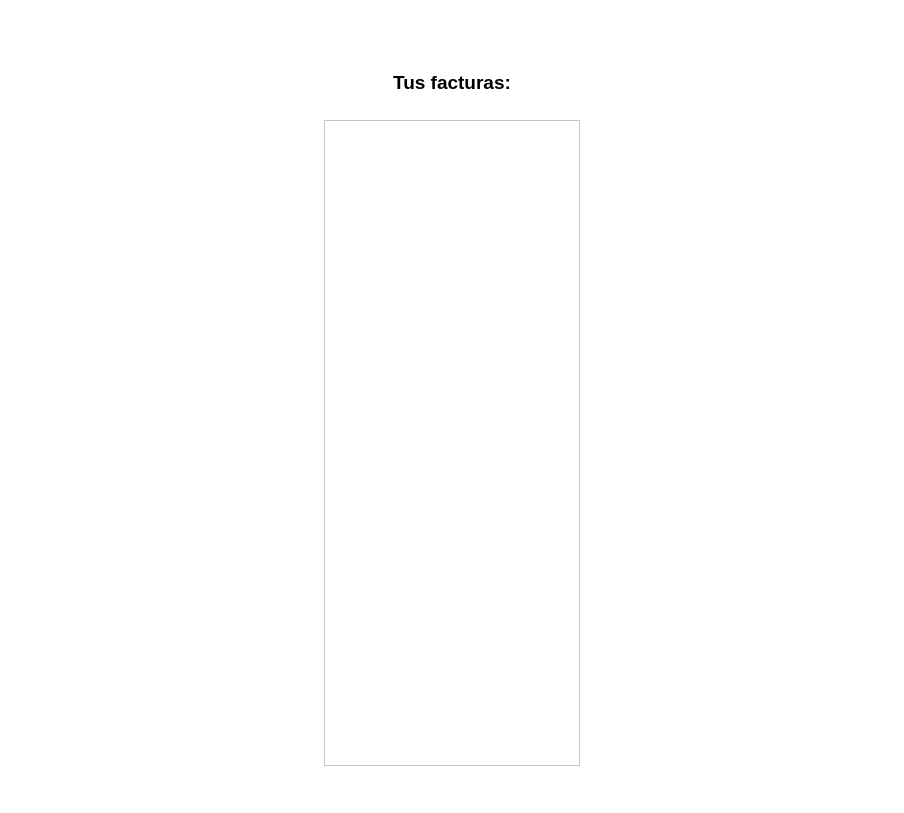
<?xml version="1.0" encoding="UTF-8"?>
<ui version="4.0">
 <class>MainWindow</class>
 <widget class="QMainWindow" name="MainWindow">
  <property name="geometry">
   <rect>
    <x>0</x>
    <y>0</y>
    <width>904</width>
    <height>813</height>
   </rect>
  </property>
  <property name="font">
   <font>
    <family>Arial</family>
    <italic>false</italic>
    <stylestrategy>PreferAntialias</stylestrategy>
   </font>
  </property>
  <property name="cursor">
   <cursorShape>ArrowCursor</cursorShape>
  </property>
  <property name="mouseTracking">
   <bool>false</bool>
  </property>
  <property name="windowTitle">
   <string>MainWindow</string>
  </property>
  <property name="autoFillBackground">
   <bool>false</bool>
  </property>
  <property name="styleSheet">
   <string notr="true">/* Pone el fondo de la ventana en blanco */
QMainWindow {
    background-color: #FFFFFF;
}

QWidget {
    background-color: white;
}


/* Estilo para las cajas de texto (DNI y Contraseña) */
QLineEdit {
    border: 2px solid #2980B9; /* Borde azul KiVet */
    border-radius: 5px;
    padding: 5px;
}</string>
  </property>
  <widget class="QWidget" name="centralwidget">
   <property name="styleSheet">
    <string notr="true"/>
   </property>
   <layout class="QHBoxLayout" name="horizontalLayout">
    <item>
     <spacer name="verticalSpacer_13">
      <property name="orientation">
       <enum>Qt::Vertical</enum>
      </property>
      <property name="sizeHint" stdset="0">
       <size>
        <width>20</width>
        <height>40</height>
       </size>
      </property>
     </spacer>
    </item>
    <item>
     <spacer name="verticalSpacer_17">
      <property name="orientation">
       <enum>Qt::Vertical</enum>
      </property>
      <property name="sizeHint" stdset="0">
       <size>
        <width>20</width>
        <height>40</height>
       </size>
      </property>
     </spacer>
    </item>
    <item>
     <spacer name="verticalSpacer_21">
      <property name="orientation">
       <enum>Qt::Vertical</enum>
      </property>
      <property name="sizeHint" stdset="0">
       <size>
        <width>20</width>
        <height>40</height>
       </size>
      </property>
     </spacer>
    </item>
    <item>
     <spacer name="horizontalSpacer_3">
      <property name="orientation">
       <enum>Qt::Horizontal</enum>
      </property>
      <property name="sizeHint" stdset="0">
       <size>
        <width>40</width>
        <height>20</height>
       </size>
      </property>
     </spacer>
    </item>
    <item>
     <widget class="QWidget" name="widget_5" native="true">
      <property name="styleSheet">
       <string notr="true"/>
      </property>
      <layout class="QVBoxLayout" name="verticalLayout_5">
       <item>
        <widget class="QWidget" name="widget_6" native="true">
         <property name="font">
          <font>
           <kerning>true</kerning>
          </font>
         </property>
         <property name="cursor">
          <cursorShape>ArrowCursor</cursorShape>
         </property>
         <property name="focusPolicy">
          <enum>Qt::NoFocus</enum>
         </property>
         <layout class="QHBoxLayout" name="horizontalLayout_2">
          <item>
           <widget class="QLabel" name="label_5">
            <property name="text">
             <string/>
            </property>
           </widget>
          </item>
          <item>
           <widget class="QLabel" name="label_6">
            <property name="text">
             <string/>
            </property>
           </widget>
          </item>
          <item>
           <spacer name="horizontalSpacer">
            <property name="orientation">
             <enum>Qt::Horizontal</enum>
            </property>
            <property name="sizeHint" stdset="0">
             <size>
              <width>40</width>
              <height>20</height>
             </size>
            </property>
           </spacer>
          </item>
          <item>
           <widget class="QLabel" name="label_8">
            <property name="text">
             <string/>
            </property>
           </widget>
          </item>
          <item>
           <widget class="QLabel" name="label_3">
            <property name="maximumSize">
             <size>
              <width>800</width>
              <height>1000</height>
             </size>
            </property>
            <property name="font">
             <font>
              <weight>50</weight>
              <bold>false</bold>
             </font>
            </property>
            <property name="layoutDirection">
             <enum>Qt::LeftToRight</enum>
            </property>
            <property name="text">
             <string/>
            </property>
            <property name="pixmap">
             <pixmap resource="../imagenes/recursos.qrc">:/imagenes/logoKiVet.jpg</pixmap>
            </property>
            <property name="scaledContents">
             <bool>true</bool>
            </property>
            <property name="alignment">
             <set>Qt::AlignCenter</set>
            </property>
            <property name="wordWrap">
             <bool>false</bool>
            </property>
            <property name="indent">
             <number>-1</number>
            </property>
            <property name="openExternalLinks">
             <bool>false</bool>
            </property>
           </widget>
          </item>
          <item>
           <spacer name="horizontalSpacer_2">
            <property name="orientation">
             <enum>Qt::Horizontal</enum>
            </property>
            <property name="sizeHint" stdset="0">
             <size>
              <width>40</width>
              <height>20</height>
             </size>
            </property>
           </spacer>
          </item>
          <item>
           <widget class="QLabel" name="label_9">
            <property name="text">
             <string/>
            </property>
           </widget>
          </item>
          <item>
           <widget class="QLabel" name="label_7">
            <property name="text">
             <string/>
            </property>
           </widget>
          </item>
          <item>
           <widget class="QLabel" name="label_4">
            <property name="text">
             <string/>
            </property>
           </widget>
          </item>
         </layout>
        </widget>
       </item>
       <item>
        <widget class="QWidget" name="widget_7" native="true">
         <property name="styleSheet">
          <string notr="true">/* Le da el color naranja corporativo al botón principal */
QPushButton#btnVerInformes {
    background-color: #FF8C00;
    color: white;
    border-radius: 8px; /* Redondea los bordes */
    padding: 10px;
    font-weight: bold;
    font-size: 14px;
}

/* Efecto para cuando el usuario pase el dedo/ratón por encima */
QPushButton#btnVerInformes:hover {
    background-color: #E67E22;
}</string>
         </property>
         <layout class="QVBoxLayout" name="verticalLayout_2">
          <item>
           <widget class="QLabel" name="label">
            <property name="font">
             <font>
              <pointsize>14</pointsize>
              <weight>75</weight>
              <bold>true</bold>
             </font>
            </property>
            <property name="text">
             <string>Tus facturas:</string>
            </property>
            <property name="alignment">
             <set>Qt::AlignCenter</set>
            </property>
           </widget>
          </item>
          <item>
           <spacer name="horizontalSpacer_7">
            <property name="orientation">
             <enum>Qt::Horizontal</enum>
            </property>
            <property name="sizeHint" stdset="0">
             <size>
              <width>40</width>
              <height>20</height>
             </size>
            </property>
           </spacer>
          </item>
          <item>
           <widget class="QTableWidget" name="tablaFacturas"/>
          </item>
          <item>
           <spacer name="horizontalSpacer_9">
            <property name="orientation">
             <enum>Qt::Horizontal</enum>
            </property>
            <property name="sizeHint" stdset="0">
             <size>
              <width>40</width>
              <height>20</height>
             </size>
            </property>
           </spacer>
          </item>
         </layout>
        </widget>
       </item>
      </layout>
     </widget>
    </item>
    <item>
     <spacer name="horizontalSpacer_6">
      <property name="orientation">
       <enum>Qt::Horizontal</enum>
      </property>
      <property name="sizeHint" stdset="0">
       <size>
        <width>40</width>
        <height>20</height>
       </size>
      </property>
     </spacer>
    </item>
    <item>
     <spacer name="verticalSpacer_22">
      <property name="orientation">
       <enum>Qt::Vertical</enum>
      </property>
      <property name="sizeHint" stdset="0">
       <size>
        <width>20</width>
        <height>40</height>
       </size>
      </property>
     </spacer>
    </item>
    <item>
     <spacer name="verticalSpacer_14">
      <property name="orientation">
       <enum>Qt::Vertical</enum>
      </property>
      <property name="sizeHint" stdset="0">
       <size>
        <width>20</width>
        <height>40</height>
       </size>
      </property>
     </spacer>
    </item>
    <item>
     <spacer name="verticalSpacer_18">
      <property name="orientation">
       <enum>Qt::Vertical</enum>
      </property>
      <property name="sizeHint" stdset="0">
       <size>
        <width>20</width>
        <height>40</height>
       </size>
      </property>
     </spacer>
    </item>
   </layout>
  </widget>
 </widget>
 <resources>
  <include location="../imagenes/recursos.qrc"/>
 </resources>
 <connections/>
</ui>
